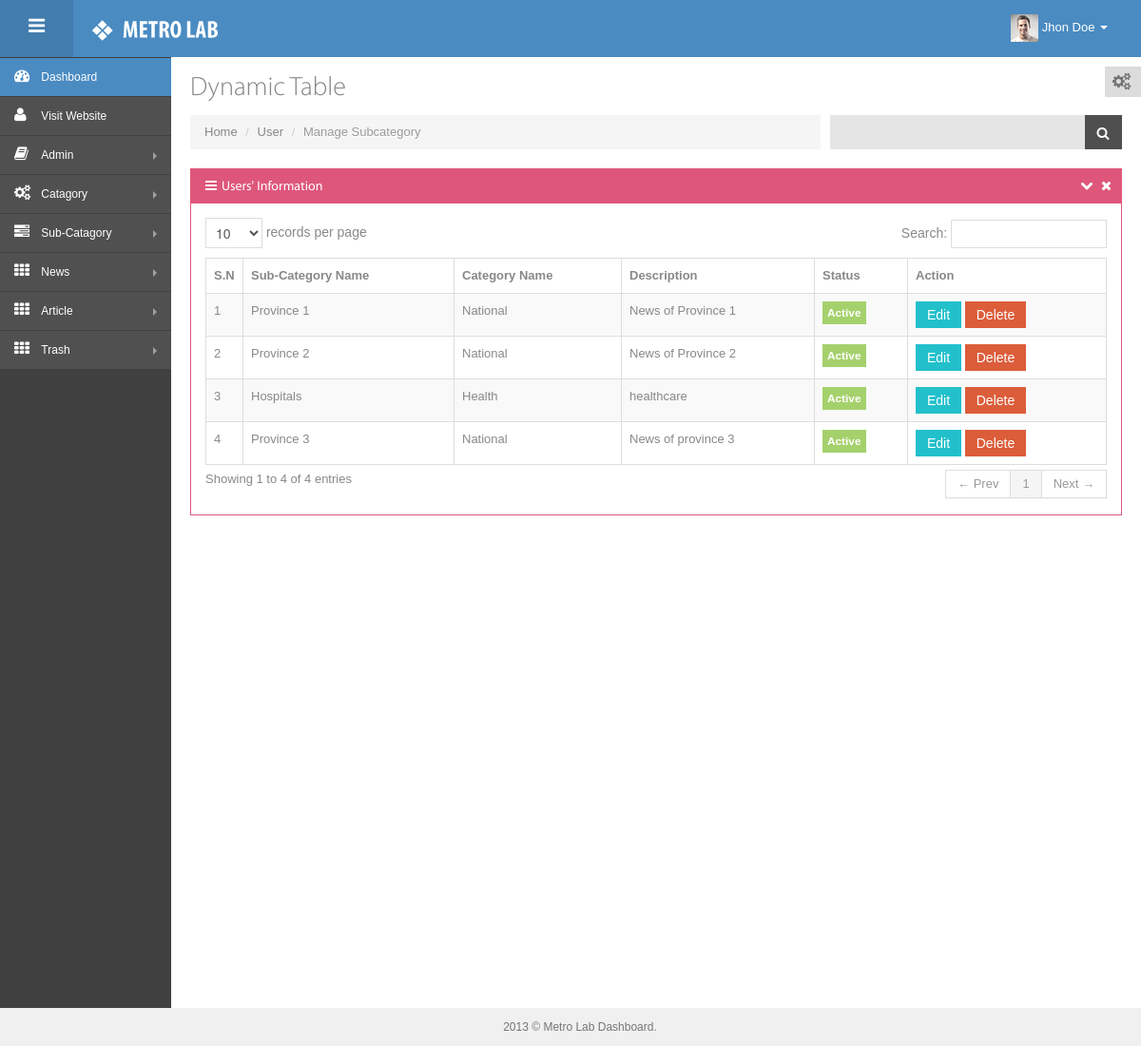
The page /admin/manageSubCategory.php (signed in) on the database its author committed.
### tables this page shows
CREATE TABLE `tblsubcategory` (
  `subcategory_id` bigint(25) NOT NULL,
  `subcategory_name` varchar(50) NOT NULL,
  `category_id` bigint(50) DEFAULT NULL,
  `subcategory_descrption` longtext,
  `is_active` enum('active','inactive') DEFAULT NULL,
  `created_at` timestamp NOT NULL DEFAULT CURRENT_TIMESTAMP,
  `updated_at` timestamp NOT NULL DEFAULT '0000-00-00 00:00:00'
);

CREATE TABLE `tblcategory` (
  `category_id` bigint(25) NOT NULL,
  `category_name` varchar(50) NOT NULL,
  `category_descrption` longtext NOT NULL,
  `is_active` enum('active','inactive') DEFAULT NULL,
  `created_at` timestamp NOT NULL DEFAULT CURRENT_TIMESTAMP,
  `updated_at` timestamp NOT NULL DEFAULT '0000-00-00 00:00:00'
);

### app/subCategoryfunction.php (called while the page is built, shortened)
<?php
function getSubCategoriesDetails($conn){
	$stmtSelect = $conn->prepare("SELECT * FROM tblsubcategory");
 	$stmtSelect->execute();
 	$stmtSelect->setFetchMode(PDO::FETCH_ASSOC);
 	return $stmtSelect->fetchAll();
}
function selectCategoryNameByID($conn,$data){
	$stmtSelect = $conn->prepare("SELECT category_name FROM tblcategory WHERE category_id=:category_id");
    $stmtSelect->bindParam(':category_id',$data);
 	$stmtSelect->execute();
 	$stmtSelect->setFetchMode(PDO::FETCH_ASSOC);
 	return $stmtSelect->fetchAll();
}
?>

### admin/manageSubCategory.php (the view, shortened to what this page needs)
<?php
  include 'layouts/header.php';
?>
   <div id="container" class="row-fluid">
         <div class="sidebar-scroll">
        <div id="sidebar" class="nav-collapse collapse">
      <?php
  include 'layouts/sidebar.php';
?>
</div>
      </div>
      <div id="main-content">
         <div class="container-fluid">
            <div class="row-fluid">
               <div class="span12">
                   <div id="theme-change" class="hidden-phone">
                       <i class="icon-cogs"></i>
                   </div>
                   <h3 class="page-title">
                     Dynamic Table
                   </h3>
                   <ul class="breadcrumb">
                       <li>
                           <a href="#">Home</a>
                           <span class="divider">/</span>
                       </li>
                       <li>
                           <a href="#">User</a>
                           <span class="divider">/</span>
                       </li>
                       <li class="active">
                           Manage Subcategory
                       </li>
                       <li class="pull-right search-wrap">
                           <form action="search_result.html" class="hidden-phone">
                               <div class="input-append search-input-area">
                                   <input class="" id="appendedInputButton" type="text">
                                   <button class="btn" type="button"><i class="icon-search"></i> </button>
                               </div>
                           </form>
                       </li>
                   </ul>
               </div>
            </div>
            <div class="row-fluid">
                <div class="span12">
                <div class="widget red">
                    <div class="widget-title">
                        <h4><i class="icon-reorder"></i> Users' Information</h4>
                            <span class="tools">
                                <a href="javascript:;" class="icon-chevron-down"></a>
                                <a href="javascript:;" class="icon-remove"></a>
                            </span>
                    </div>
                    <div class="widget-body">
                        <table class="table table-striped table-bordered" id="sample_1">
                            <thead>
                            <tr>
                                <th style="width:8px;"><input type="hidden" class="group-checkable" data-set="#sample_1 .checkboxes" />S.N</th>
                                <th>Sub-Category Name</th>
                                <th>Category Name</th>
                                <th class="hidden-phone">Description</th>
                                <th class="hidden-phone">Status</th>
                                <th class="hidden-phone">Action</th>
                            </tr>
                            </thead>
                            <tbody>
                            <?php $catagories=getSubCategoriesDetails($conn);
                            foreach ($catagories as $key => $catagory):
                                $categoryname=selectCategoryNameByID($conn,$catagory['category_id']);
                            ?>
                            <tr class="odd gradeX">
                                <td><input type="hidden" class="checkboxes" value="1" /><?php echo ++$key; ?></td>
                                <td class="hidden-phone"><?php echo $catagory['subcategory_name']; ?></td>
                                <td class="hidden-phone"><?php  foreach($categoryname as $key){foreach($key as $value){ echo $value; } } ?></td>
                                <td class="hidden-phone"><?php echo $catagory['subcategory_descrption']; ?></td>
                                <td class="center hidden-phone"><?php if($catagory['is_active']=='active'): ?>
															<span class="label label-sm label-success">
																Active</span>
															<?php else: ?>
																<span class="label label-sm label-danger">
																	Inactive</span>
															<?php endif; ?></td>
                                <td class="hidden-phone"><a href="editSubCategory.php?ref=<?php echo $catagory['subcategory_id'];?>" class="btn btn-xs btn-info">
																	Edit
																</a>
																<a href="deleteSubCategory.php?ref=<?php echo $catagory['subcategory_id'];?>" onclick="return confirm('Really Deleting that user??');" class="btn btn-xs btn-danger">
																	Delete
																</a></td>
                            </tr>
                            <?php endforeach; ?>
                            </tbody>
                        </table>
                    </div>
                </div>
                </div>
            </div>
         </div>
      </div>
   </div>
   <div id="footer">
       2013 &copy; Metro Lab Dashboard.
   </div>
</body>
</html>

### admin/css/style-responsive.css (style rules this page uses)
@media (min-width: 980px) { #sidebar { position: absolute; width: 180px; } }
@media (min-width: 980px) { #main-content { margin-top: 0px !important; } }
@media (min-width: 980px) { .fixed-top #main-content { margin-top: 20px; } }

### admin/css/style-default.css (style rules this page uses)
body { color: #888888; }
a, a:hover { text-shadow: none !important; color: #4a8bc2; }

### rows shown on the page
tblsubcategory: subcategory_name "Province 1", subcategory_descrption "News of Province 1", is_active "Active"
tblcategory: category_name "National"
tblsubcategory: subcategory_name "Province 2", subcategory_descrption "News of Province 2", is_active "Active"
tblsubcategory: subcategory_name "Hospitals", subcategory_descrption "healthcare", is_active "Active"
tblcategory: category_name "Health"
tblsubcategory: subcategory_name "Province 3", subcategory_descrption "News of province 3", is_active "Active"
